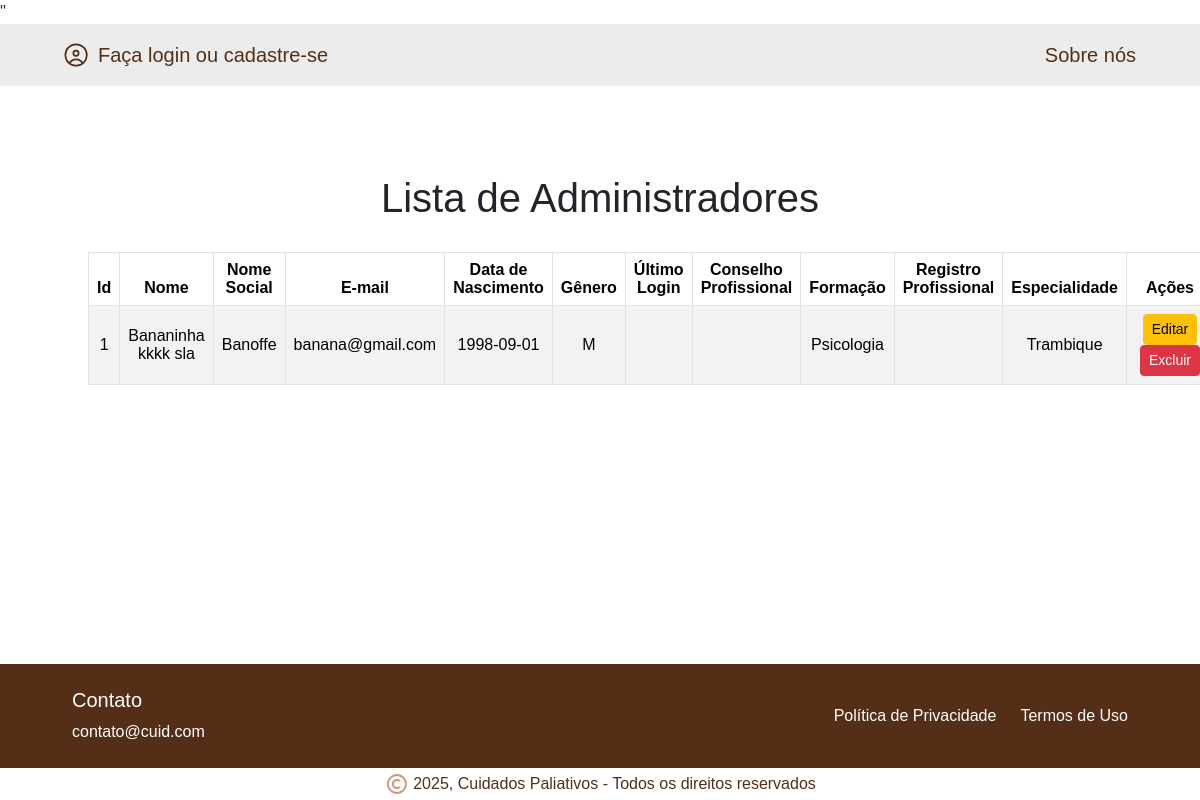
Before: /PHP/view/listagem/listagemAdm.php with the older database file.
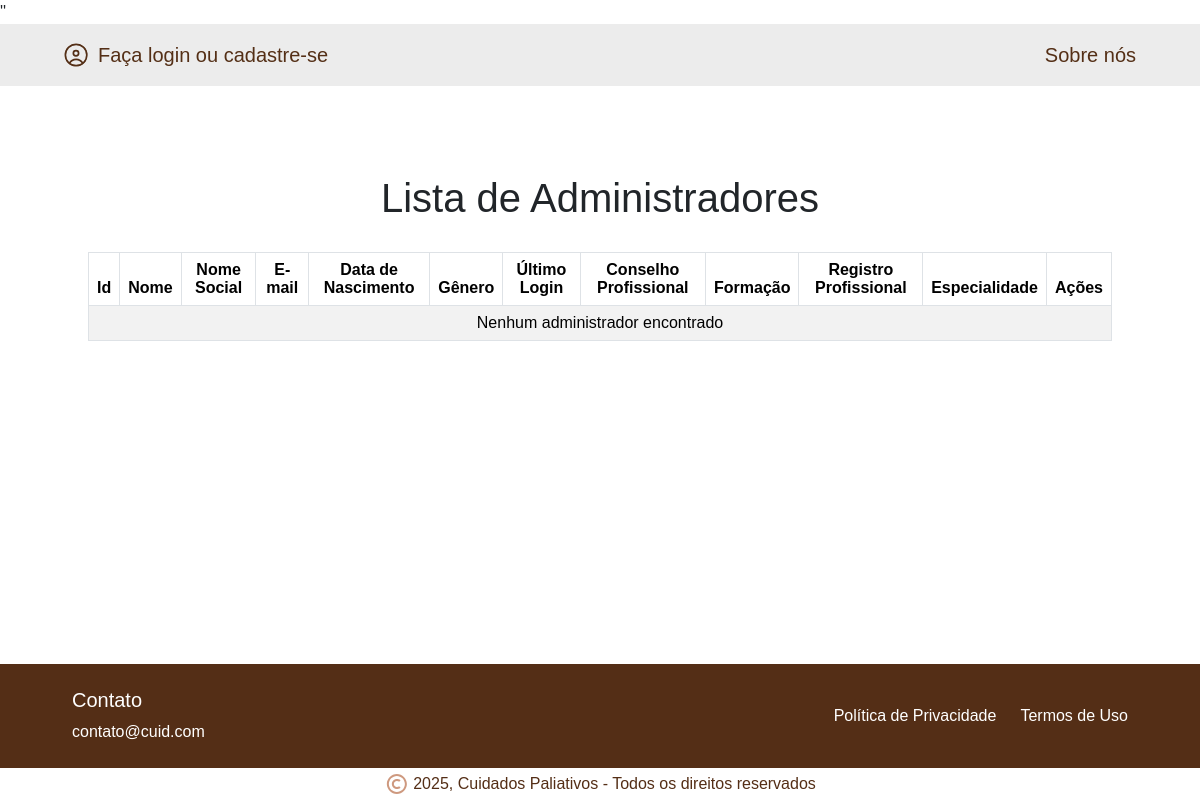
After: the same page with the newer database file.
### tables this page shows
CREATE TABLE `administrador` (
  `id` int(11) NOT NULL AUTO_INCREMENT,
  `nome` varchar(100) NOT NULL,
  `nome_social` varchar(100) DEFAULT NULL,
  `email` varchar(100) NOT NULL,
  `senha` varchar(255) NOT NULL,
  `data_nascimento` date NOT NULL,
  `genero` enum('F','M','O') NOT NULL,
  `conselhoProfissional` varchar(20) NOT NULL,
  `formacao` varchar(50) NOT NULL,
  `registroProfissional` varchar(50) NOT NULL,
  `especialidade` varchar(100) DEFAULT NULL,
  `criado_em` timestamp NOT NULL DEFAULT current_timestamp(),
  `ultimoLogin` timestamp NULL DEFAULT NULL,
  PRIMARY KEY (`id`)
);

### PHP/model/Pessoa.php (called while the page is built, shortened)
<?php
    class Pessoa{
        private $id;
        private $nome;
        private $nome_social;
        private $email;
        private $data_nascimento;
        private $genero;
        public function getId(){
            return $this->id;
        }
        public function setId($id){
            $this->id = $id;
        }
        public function getNome(){
            return $this->nome;
        }
        public function setNome($nome){
            $this->nome = $nome;
        }
        public function getNomeSocial(){
            return $this->nome_social;
        }
        public function setNomeSocial($nome_social){
            $this->nome_social = $nome_social;
        }
        public function getEmail(){
            return $this->email;
        }
        public function setEmail($email){
            $this->email = $email;
        }
        public function getDataNascimento(){
            return $this->data_nascimento;
        }
        public function setDataNascimento($data_nascimento){
            $this->data_nascimento = $data_nascimento;
        }
        public function getGenero(){
            return $this->genero;
        }
        public function setGenero($genero){
            $this->genero = $genero;
        }
    }
?>

### PHP/dao/ConnectionFactory.php (called while the page is built)
<?php
class ConnectionFactory {
    private static $connection;
    public static function getConnection() {
        if (!isset(self::$connection)) {
            $host = 'localhost';
            $dbName = 'projeto_cuidados_paliativos';
            $user = 'root';
            $pass = '';
            $port = '3306';
            try {
                self::$connection = new PDO("mysql:host=$host;dbname=$dbName;port=$port", $user, $pass);
                self::$connection->setAttribute(PDO::ATTR_ERRMODE, PDO::ERRMODE_EXCEPTION);
            } catch (PDOException $ex) {
                echo("Erro ao conectar no banco de dados. <p>{$ex->getMessage()}</p>");
            }
        }
        return self::$connection;
    }
}
?>

### PHP/model/Administrador.php (called while the page is built, shortened)
<?php
    require_once 'Pessoa.php';
    class Administrador extends Pessoa {
        private $formacao;
        private $especialidade;
        public function getFormacao(){
            return $this->formacao;
        }
        public function setFormacao($formacao){
            $this->formacao = $formacao;
        }
        public function getEspecialidade(){
            return $this->especialidade;
        }
        public function setEspecialidade($especialidade){
            $this->especialidade = $especialidade;
        }
    }
?>

### PHP/view/listagem/listarAdministradores.php (the view)
<?php
function listarAdministradores($administradores) {
    if (!$administradores || count($administradores) === 0) {
        echo "<tr><td colspan='12'>Nenhum administrador encontrado</td></tr>";
        return;
    }
    foreach ($administradores as $admin) {
        echo "<tr>";
        echo "<td>" . $admin->getId() . "</td>";
        echo "<td>" . $admin->getNome() . "</td>";
        echo "<td>" . $admin->getNomeSocial() . "</td>";
        echo "<td>" . $admin->getEmail() . "</td>";
        echo "<td>" . $admin->getDataNascimento() . "</td>";
        echo "<td>" . $admin->getGenero() . "</td>";
        echo "<td>" . $admin->getUltimoLogin() . "</td>";
        echo "<td>" . $admin->getConselhoProfissional() . "</td>";
        echo "<td>" . $admin->getFormacao() . "</td>";
        echo "<td>" . $admin->getRegistroProfissional() . "</td>";
        echo "<td>" . $admin->getEspecialidade() . "</td>";
        echo "<td>
                <a href='editar.php?id=" . $admin->getId() . "' class='btn btn-warning btn-sm'>Editar</a>
                <a href='excluir.php?id=" . $admin->getId() . "' class='btn btn-danger btn-sm'>Excluir</a>
              </td>";
        echo "</tr>";
    }
}
?>

Changed rows visible on the page:
removed administrador: id "1", nome "Bananinha kkkk sla", nome_social "Banoffe", email "banana@gmail.com", data_nascimento "1998-09-01", genero "M", formacao "Psicologia", especialidade "Trambique"
Other visible differences:
text now shown: "Nenhum administrador encontrado"
